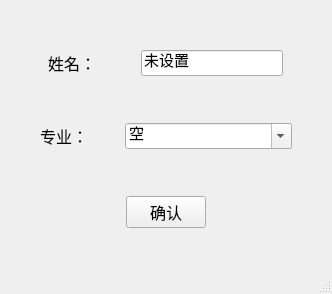
<?xml version="1.0" encoding="UTF-8"?>
<ui version="4.0">
 <class>vip</class>
 <widget class="QMainWindow" name="vip">
  <property name="geometry">
   <rect>
    <x>0</x>
    <y>0</y>
    <width>332</width>
    <height>294</height>
   </rect>
  </property>
  <property name="minimumSize">
   <size>
    <width>332</width>
    <height>294</height>
   </size>
  </property>
  <property name="maximumSize">
   <size>
    <width>332</width>
    <height>294</height>
   </size>
  </property>
  <property name="windowTitle">
   <string>Vip</string>
  </property>
  <widget class="QWidget" name="centralwidget">
   <layout class="QVBoxLayout" name="verticalLayout">
    <property name="bottomMargin">
     <number>0</number>
    </property>
    <item>
     <layout class="QHBoxLayout" name="horizontalLayout">
      <item>
       <widget class="QLabel" name="label">
        <property name="sizePolicy">
         <sizepolicy hsizetype="Fixed" vsizetype="Preferred">
          <horstretch>0</horstretch>
          <verstretch>0</verstretch>
         </sizepolicy>
        </property>
        <property name="font">
         <font>
          <pointsize>12</pointsize>
         </font>
        </property>
        <property name="text">
         <string>姓名：</string>
        </property>
       </widget>
      </item>
      <item>
       <widget class="QLineEdit" name="lineEdit">
        <property name="sizePolicy">
         <sizepolicy hsizetype="Fixed" vsizetype="Fixed">
          <horstretch>0</horstretch>
          <verstretch>0</verstretch>
         </sizepolicy>
        </property>
        <property name="font">
         <font>
          <pointsize>11</pointsize>
         </font>
        </property>
        <property name="text">
         <string>未设置</string>
        </property>
       </widget>
      </item>
     </layout>
    </item>
    <item>
     <layout class="QHBoxLayout" name="horizontalLayout_2">
      <item>
       <widget class="QLabel" name="label_2">
        <property name="sizePolicy">
         <sizepolicy hsizetype="Fixed" vsizetype="Preferred">
          <horstretch>0</horstretch>
          <verstretch>0</verstretch>
         </sizepolicy>
        </property>
        <property name="font">
         <font>
          <pointsize>12</pointsize>
         </font>
        </property>
        <property name="text">
         <string>专业：</string>
        </property>
       </widget>
      </item>
      <item>
       <widget class="QComboBox" name="comboBox">
        <property name="enabled">
         <bool>true</bool>
        </property>
        <property name="sizePolicy">
         <sizepolicy hsizetype="Fixed" vsizetype="Fixed">
          <horstretch>0</horstretch>
          <verstretch>0</verstretch>
         </sizepolicy>
        </property>
        <property name="minimumSize">
         <size>
          <width>167</width>
          <height>21</height>
         </size>
        </property>
        <property name="font">
         <font>
          <pointsize>11</pointsize>
         </font>
        </property>
        <property name="editable">
         <bool>true</bool>
        </property>
        <property name="currentText">
         <string>空</string>
        </property>
       </widget>
      </item>
     </layout>
    </item>
    <item>
     <layout class="QHBoxLayout" name="horizontalLayout_3">
      <item>
       <widget class="QPushButton" name="pushButton">
        <property name="sizePolicy">
         <sizepolicy hsizetype="Fixed" vsizetype="Fixed">
          <horstretch>0</horstretch>
          <verstretch>0</verstretch>
         </sizepolicy>
        </property>
        <property name="font">
         <font>
          <pointsize>12</pointsize>
         </font>
        </property>
        <property name="text">
         <string>确认</string>
        </property>
       </widget>
      </item>
     </layout>
    </item>
   </layout>
  </widget>
  <widget class="QStatusBar" name="statusbar"/>
 </widget>
 <resources/>
 <connections/>
</ui>
